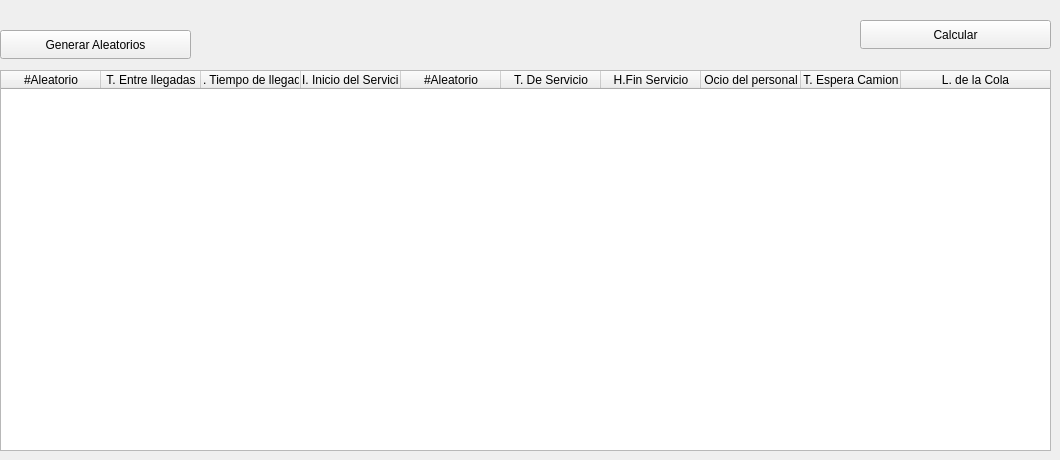
         <widget class="QWidget" name="tab_4">
          <attribute name="title">
           <string>4 personas</string>
          </attribute>
          <widget class="QPushButton" name="btncalcular_colas4p">
           <property name="geometry">
            <rect>
             <x>860</x>
             <y>20</y>
             <width>191</width>
             <height>29</height>
            </rect>
           </property>
           <property name="text">
            <string>Calcular</string>
           </property>
          </widget>
          <widget class="QPushButton" name="btngenerar_colas4p">
           <property name="geometry">
            <rect>
             <x>0</x>
             <y>30</y>
             <width>191</width>
             <height>29</height>
            </rect>
           </property>
           <property name="text">
            <string>Generar Aleatorios</string>
           </property>
          </widget>
          <widget class="QTableWidget" name="tabla_colas_4">
           <property name="geometry">
            <rect>
             <x>0</x>
             <y>70</y>
             <width>1051</width>
             <height>381</height>
            </rect>
           </property>
           <attribute name="horizontalHeaderMinimumSectionSize">
            <number>40</number>
           </attribute>
           <attribute name="horizontalHeaderStretchLastSection">
            <bool>true</bool>
           </attribute>
           <attribute name="verticalHeaderVisible">
            <bool>false</bool>
           </attribute>
           <attribute name="verticalHeaderCascadingSectionResizes">
            <bool>false</bool>
           </attribute>
           <attribute name="verticalHeaderDefaultSectionSize">
            <number>40</number>
           </attribute>
           <attribute name="verticalHeaderMinimumSectionSize">
            <number>40</number>
           </attribute>
           <column>
            <property name="text">
             <string>#Aleatorio</string>
            </property>
           </column>
           <column>
            <property name="text">
             <string>T. Entre llegadas</string>
            </property>
           </column>
           <column>
            <property name="text">
             <string>H. Tiempo de llegada</string>
            </property>
           </column>
           <column>
            <property name="text">
             <string>H. Inicio del Servicio</string>
            </property>
           </column>
           <column>
            <property name="text">
             <string>#Aleatorio</string>
            </property>
           </column>
           <column>
            <property name="text">
             <string>T. De Servicio</string>
            </property>
           </column>
           <column>
            <property name="text">
             <string>H.Fin Servicio</string>
            </property>
           </column>
           <column>
            <property name="text">
             <string>Ocio del personal</string>
            </property>
           </column>
           <column>
            <property name="text">
             <string>T. Espera Camion</string>
            </property>
           </column>
           <column>
            <property name="text">
             <string>L. de la Cola</string>
            </property>
           </column>
          </widget>
         </widget>
